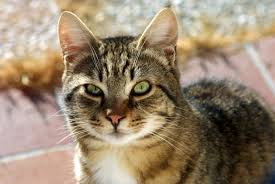
#> input picture AI/Module_5/Class_3/cat.jpg, 275 x 184 px
$ python -i HW.py   (imports and definitions only)
#> lines starting #> are read from the running program, lines starting #| are printed output that depends on the picture
#> further down, picture is the input picture: PIL image 275x184 RGB; mean R, G, B 153, 135, 112.2
#!/usr/bin/env python3
# ╔══════════════════════════════════════════════════════╗
# ║        ✨  Vintage Photo Enhancer                    ║
# ║  No object detection. No boxes. No labels.          ║
# ║  Just: old photo in → beautiful photo out.          ║
# ║  Requires: pillow                                   ║
# ╚══════════════════════════════════════════════════════╝

import os, io
from datetime import datetime
from PIL import Image, ImageEnhance, ImageFilter, ImageOps

ALLOWED = {".jpg", ".jpeg", ".png", ".bmp", ".webp", ".tiff"}
MAX_MB  = 8

# ────────────────────────────────────────────────────────
#  STEP 1 : ছবি বেছে নাও
# ────────────────────────────────────────────────────────
# [15 lines left out: function ask_image, not called in this run]

# ────────────────────────────────────────────────────────
#  STEP 2 : Enhance করো
# ────────────────────────────────────────────────────────
def enhance(img: Image.Image) -> Image.Image:
    print("\n🔧 Enhancing চলছে...")

    # ১. Auto contrast — exposure ঠিক করে
    img = ImageOps.autocontrast(img, cutoff=1)
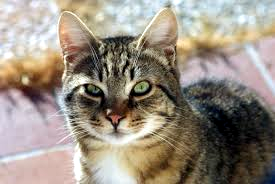
#> img: PIL image 275x184 RGB; mean R, G, B 152.5, 142.5, 130
    print("  ✅ Auto contrast done")

    # ২. Brightness একটু বাড়াও
    img = ImageEnhance.Brightness(img).enhance(1.15)
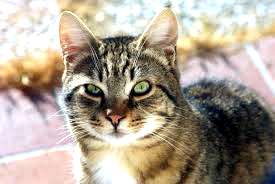
#> img: PIL image 275x184 RGB; mean R, G, B 173.3, 161.8, 147.4
    print("  ✅ Brightness boost done")

    # ৩. Contrast আরো sharp করো
    img = ImageEnhance.Contrast(img).enhance(1.25)
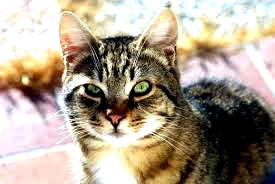
#> img: PIL image 275x184 RGB; mean R, G, B 172.3, 159.2, 141.9
    print("  ✅ Contrast boost done")

    # ৪. Color/Saturation vivid করো
    img = ImageEnhance.Color(img).enhance(1.3)
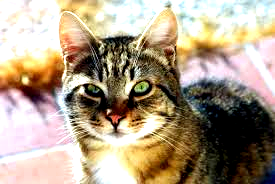
#> img: PIL image 275x184 RGB; mean R, G, B 174.6, 158.3, 136.1
    print("  ✅ Color vivid done")

    # ৫. Sharpness বাড়াও
    img = ImageEnhance.Sharpness(img).enhance(2.0)
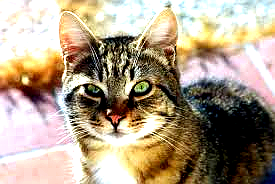
#> img: PIL image 275x184 RGB; mean R, G, B 174.5, 158.3, 136.4
    print("  ✅ Sharpness boost done")

    # ৬. Noise কমাও (median filter)
    img = img.filter(ImageFilter.MedianFilter(size=3))
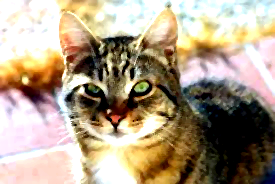
#> img: PIL image 275x184 RGB; mean R, G, B 174.8, 158.3, 135.6
    print("  ✅ Noise reduction done")

    # ৭. Final unsharp mask — edges crisp করো
    img = img.filter(ImageFilter.UnsharpMask(radius=2, percent=120, threshold=3))
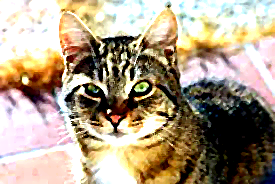
#> img: PIL image 275x184 RGB; mean R, G, B 174.2, 158.2, 136.4
    print("  ✅ Final sharpening done")

    return img

# ────────────────────────────────────────────────────────
#  STEP 3 : Before/After comparison save করো
# ────────────────────────────────────────────────────────
# [66 lines left out: functions save_comparison, main, not called in this run]

# [2 lines not run here, left out]

>>> from PIL import Image
>>> picture = Image.open('cat.jpg')
>>> result = enhance(picture)
